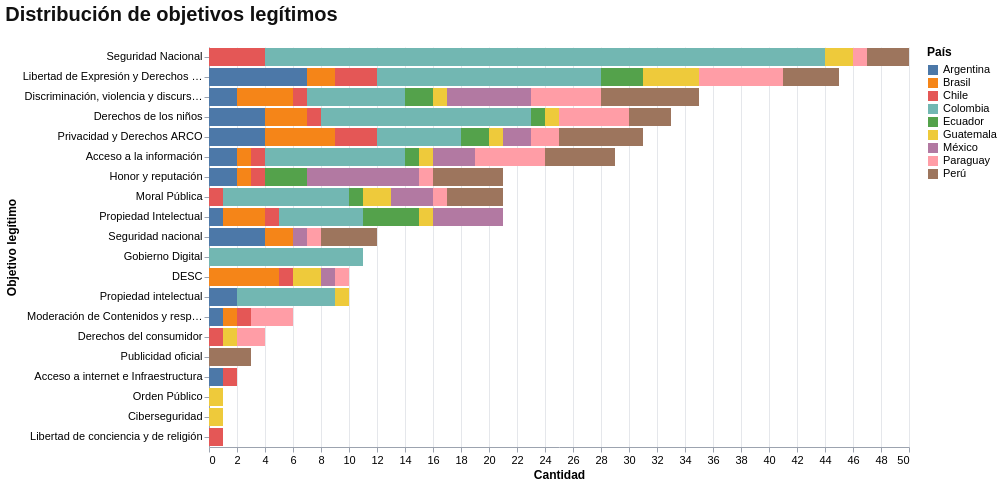

The specification (Vega-Lite) saved for this image:
### Vega-Lite specification from a JSON file in a GitHub repository (floating-point values rounded to 4 significant figures; data arrays with more than 128 entries replaced by an {"elided": "..."} marker saying what was removed)
{"config": {"font": "Jost, Arial, sans-serif", "title": {"fontSize": 20, "anchor": "start", "color": "#111", "offset": 22}, "axis": {"labelFontSize": 11, "titleFontSize": 12, "gridColor": "#e5e7eb", "domainColor": "#9ca3af", "tickColor": "#9ca3af"}, "legend": {"labelFontSize": 11, "titleFontSize": 12}, "view": {"stroke": "transparent"}}, "data": {"name": "data-2e529744c5af979ffbac24502d39d1fe"}, "mark": {"type": "bar"}, "encoding": {"color": {"field": "País", "scale": {"scheme": "tableau10"}, "title": "País", "type": "nominal"}, "opacity": {"condition": {"param": "param_4d3cce711029d833", "value": 1}, "value": 0.2}, "tooltip": [{"field": "País", "type": "nominal"}, {"field": "Objetivo legítimo", "type": "nominal"}, {"field": "count", "type": "quantitative"}], "x": {"field": "count", "title": "Cantidad", "type": "quantitative"}, "y": {"field": "Objetivo legítimo", "sort": "-x", "title": "Objetivo legítimo", "type": "nominal"}}, "params": [{"name": "dataset", "bind": {"input": "select", "options": ["Leyes", "Proyectos"], "name": "Dataset"}, "value": "Leyes"}, {"name": "param_4d3cce711029d833", "select": {"type": "point", "fields": ["País"]}, "bind": "legend"}], "title": "Distribución de objetivos legítimos", "transform": [{"filter": "datum.dataset == dataset"}, {"aggregate": [{"op": "count", "as": "count"}], "groupby": ["País", "Objetivo legítimo"]}, {"window": [{"op": "rank", "field": "count", "as": "rank"}], "groupby": ["País"], "sort": [{"field": "count", "order": "descending"}]}, {"filter": "datum.rank <= 10"}], "width": 700, "$schema": "https://vega.github.io/schema/vega-lite/v6.1.0.json", "datasets": {"data-2e529744c5af979ffbac24502d39d1fe": {"elided": "2149 records"}}}
